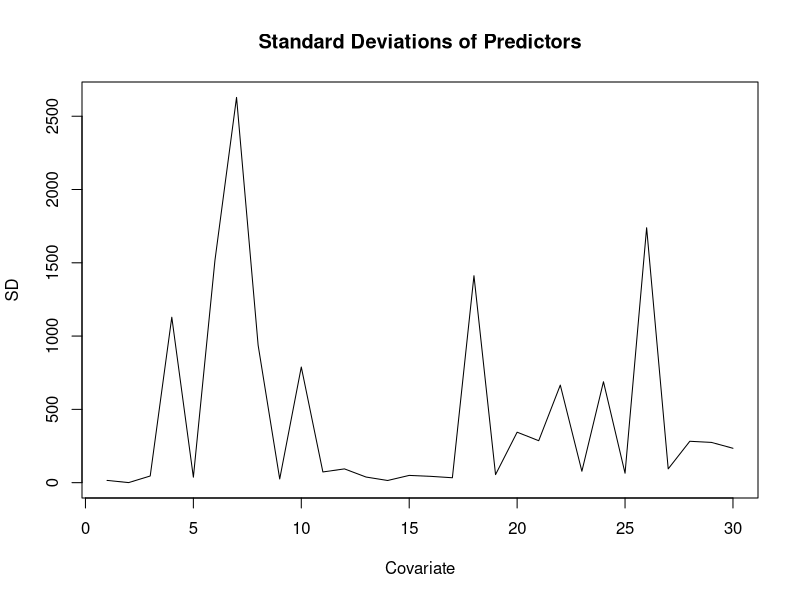
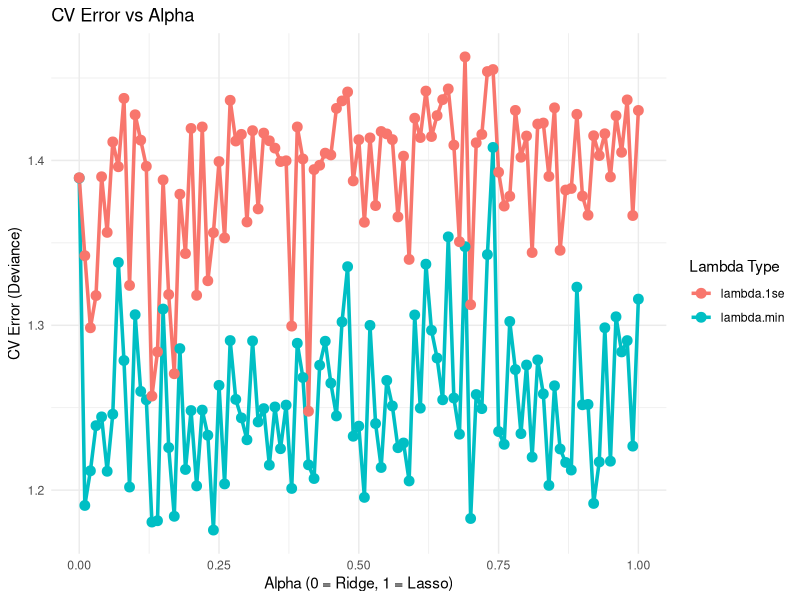
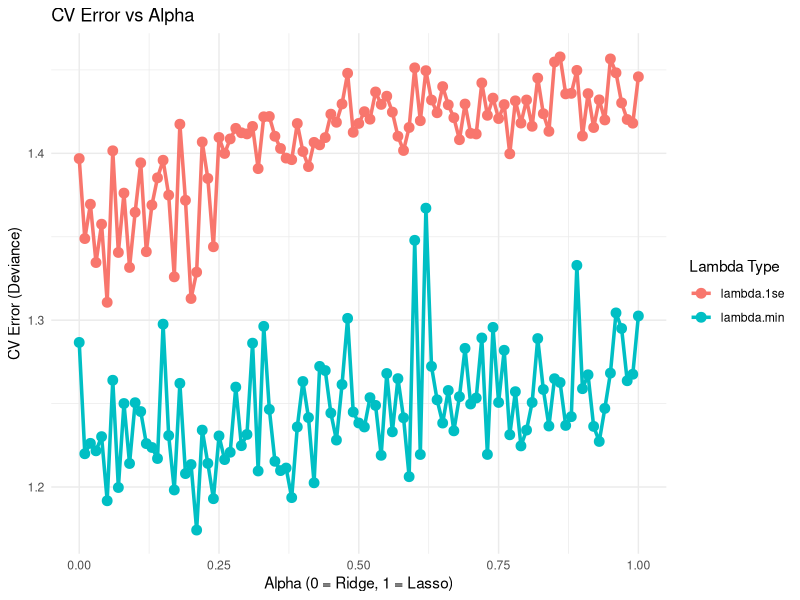
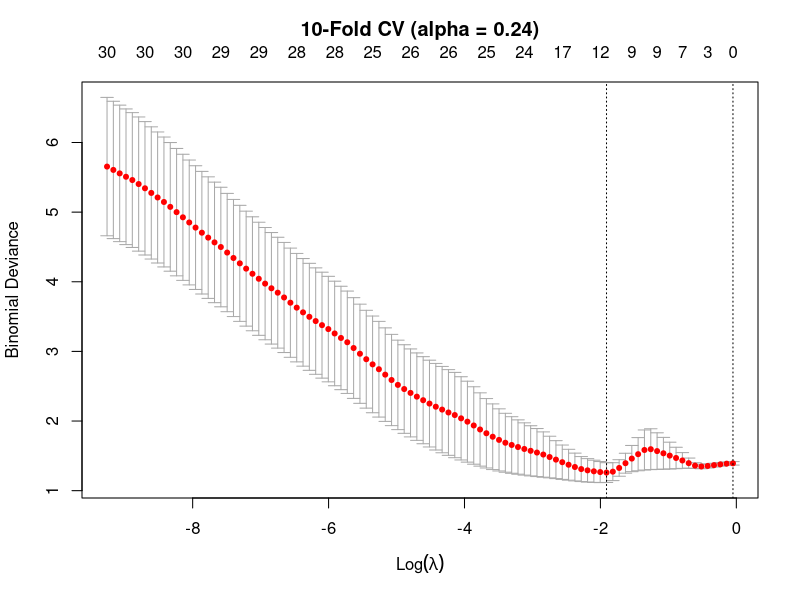
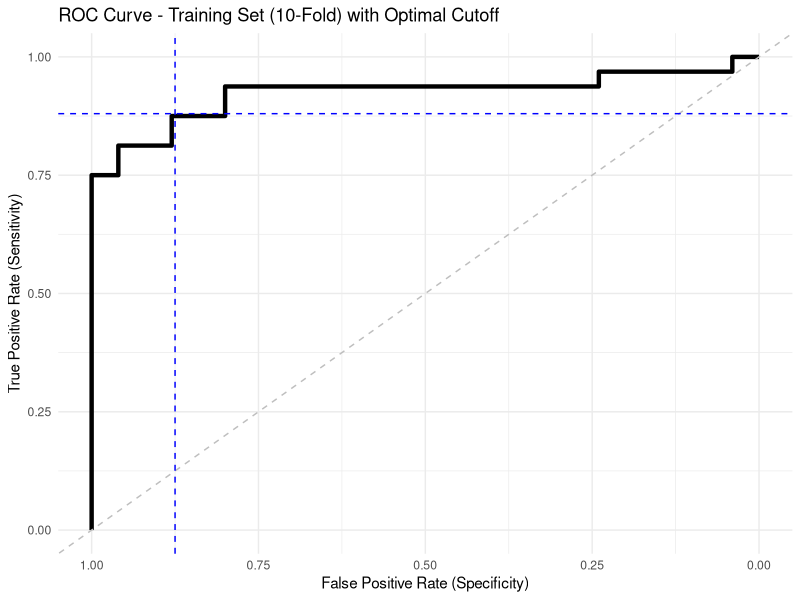

R code for these plots, in order: (Note: this script raises an error after producing the figures.)
# === PACKAGES USED ========
library(readxl)
library(glmnet)
library(ggplot2)
library(GGally)
library(pROC)
library(MASS)
library(caret)

# === 1.1| DATA CLEANING ========
COV <- read_excel("Immunologic profiles of patients with COVID-19.xlsx")
str(COV) # dataset contains measurements of 28 analytes from 76 COVID-19-positive patients; response variable: severity (binary, mild vs. severe)

# Checking for missing values
sum(is.na(COV)) # no missing values

# Convert severity to a factor variable
COV$Severity <- ifelse(COV$Severirty == "Severe", 1, 0)
table(COV$Severity) # 0 = mild, 1 = severe

# Remove Patient Number and Severirty
COV <- COV[, !(names(COV) %in% c("Severirty", "Patient Number"))]
str(COV) # SEX is still character

# Convert SEX to numeric
COV$SEX <- ifelse(COV$SEX == "F", 1, 0)
table(COV$SEX)  

dim(COV)       # 76 x 31
colnames(COV)  

# === 1.2| EXPLORATORY DATA ANALYSIS ========


# === 2.1 | MODEL MATRIX AND TRAINING/TEST SETS ========
# Create model matrix for glmnet including all effects 
X <- model.matrix(Severity ~., COV)[, -1]
dim(X) # 30 predictor variables
colnames(X)

Y <- COV$Severity # severity set as response variable

# Checking predictor standard deviations
plot(as.ts(apply(X, 2, sd)), xlab = "Covariate", ylab = "SD",
     main = "Standard Deviations of Predictors")
# Very variable so standardization is needed; glmnet automatically does standardization


# Create train (75%) & test (25%) sets
set.seed(1717)

test_index <- sample.int(nrow(X), round(nrow(X) * 0.25), replace = FALSE)

X_train <- X[-test_index, ]
Y_train <- Y[-test_index]
X_test <- X[test_index, ]
Y_test <- Y[test_index]

## Confirm class balance in train and test
table(Y_train)
table(Y_test)

# === 2.2 | GRID SEARCH FOR ALPHA ========
# Function to perform grid search for optimal alpha value with different n-folds 
alpha_search <- function (nfolds){
  alpha_grid <- seq(0, 1, .01)
  results <- data.frame()
  set.seed(1717)
  for (a in alpha_grid) {
  cv_model <- cv.glmnet(X_train, 
                        Y_train, 
                        alpha = a, 
                        nfolds = nfolds,
                        family = "binomial",
                        type.measure = "deviance")  # Accuracy measure is deviance because AUC could not be used; number of observations is too small per fold

  
  # Store results
  results <- rbind(results, data.frame(
    alpha = a,
    lambda_min = cv_model$lambda.min,
    lambda_1se = cv_model$lambda.1se,
    cvm_min = min(cv_model$cvm),
    cvm_1se = cv_model$cvm[which(cv_model$lambda == cv_model$lambda.1se)]
  ))
  }
  # Extract optimal alpha and lambda
  best_min <- results$alpha[which.min(results$cvm_min)]
  best_1se <- results$alpha[which.min(results$cvm_1se)]
  
  return(list(results = results,
              best_min = best_min,
              best_1se = best_1se))
}

# Perform grid search and obtain optimal alpha for each k-fold CV
alpha_10 <- alpha_search(10)
best_min_10 <- alpha_10$best_min
best_1se_10 <- alpha_10$best_1se

alpha_20 <- alpha_search(20)
best_min_20 <- alpha_20$best_min
best_1se_20 <- alpha_20$best_1se

# Visualize alpha grid search to decide between alpha values
ggplot(alpha_10$results, aes(x = alpha)) +
  geom_line(aes(y = cvm_min, color = "lambda.min"), linewidth = 1.2) +
  geom_line(aes(y = cvm_1se, color = "lambda.1se"), linewidth = 1.2) +
  geom_point(aes(y = cvm_min, color = "lambda.min"), size = 3) +
  geom_point(aes(y = cvm_1se, color = "lambda.1se"), size = 3) +
  labs(title = "CV Error vs Alpha",
       x = "Alpha (0 = Ridge, 1 = Lasso)",
       y = "CV Error (Deviance)",
       color = "Lambda Type") +
  theme_minimal()

ggplot(alpha_20$results, aes(x = alpha)) +
  geom_line(aes(y = cvm_min, color = "lambda.min"), linewidth = 1.2) +
  geom_line(aes(y = cvm_1se, color = "lambda.1se"), linewidth = 1.2) +
  geom_point(aes(y = cvm_min, color = "lambda.min"), size = 3) +
  geom_point(aes(y = cvm_1se, color = "lambda.1se"), size = 3) +
  labs(title = "CV Error vs Alpha",
       x = "Alpha (0 = Ridge, 1 = Lasso)",
       y = "CV Error (Deviance)",
       color = "Lambda Type") +
  theme_minimal()
# alpha_min will be used as it has lowest CV error and will thus maximize predictive accuracy

# Helper functions for next steps
# Function to determine cutoffs for sensitivity, specificity, and classification
get_cutoff <- function(AUC) {
  snsp <- cbind(AUC$sensitivities, AUC$specificities)
  indx <- which.max(apply(snsp, 1, min))
  return(data.frame(cutoff = AUC$threshold[indx],
                    sensitivity = snsp[indx, 1],
                    specificity = snsp[indx, 2]))
} # get_metrics already gets sn and sp, so might be redundant for this function
# I agree I had it in there before I changed the get metrics function

# Function to obtain metrics from confusion matrix
get_metrics <- function(mat) {
  sn <- mat[2, 2] / sum(mat[2, ])
  sp <- mat[1, 1] / sum(mat[1, ])
  acc <- (mat[1,1] + mat[2,2]) / sum(mat)
  return(unlist(list(sensitivity = sn, specificity = sp, accuracy = acc)))
}

# === 3.1 | ELASTIC NET MODEL (10-FOLD) ========
set.seed(1717)
cv_10 <- cv.glmnet(X_train, Y_train, nfolds = 10, family = "binomial", alpha = best_min_10, type.measure = "deviance")
plot(cv_10)
title(main = paste0("10-Fold CV (alpha = ", best_min_10, ")"), line = 2.3)

prd_train_10 <- predict(cv_10, newx = X_train, type = "response", s = cv_10$lambda.min)[, 1]
prd_test_10 <- predict(cv_10, newx = X_test, type = "response", s = cv_10$lambda.min)[, 1]

# Test prediction accuracy with AUC-ROC curves(Change plots to be made with ggplot and overlay curves)
AUC_train_10 <- roc(Y_train, prd_train_10)
AUC_test_10  <- roc(Y_test,  prd_test_10)
auc(AUC_train_10)
auc(AUC_test_10)

# Determine cutoffs for model with 10-folds
cut_train_10 <- get_cutoff(AUC_train_10)
cut_test_10 <- get_cutoff(AUC_test_10)

cut_train_10
cut_test_10

# Make confusion matrix for model
conf_10 <- table(y = Y_test, yhat = as.numeric(prd_test_10 > cut_test_10$cutoff))
conf_10
get_metrics(conf_10)

# Plot ROC curve with optimal cutoff; TO-DO: make ggplot versions (change color and linewidth and stuff)
#plot(AUC_train_10, main  = "ROC Curve - Training Set (10-Fold) with Optimal Cutoff")
#abline(h = cut_10_train$sensitivity, v = cut_10_train$specificity, col = "blue", lty = 2)

#plot(AUC_test_10, main = "ROC Curve - Test Set (10-Fold) with Optimal Cutoff")
#abline(h = cut_10_test$sensitivity, v = cut_10_train$specificity, col = "blue", lty = 2)

ggroc(AUC_train_10, linewidth = 1.5) +
  labs(title = "ROC Curve - Training Set (10-Fold) with Optimal Cutoff",
       x = "False Positive Rate (Specificity)",
       y = "True Positive Rate (Sensitivity)") +
  geom_abline(slope = 1, intercept = 1, 
               linetype = "dashed",
               color = "grey") +
  geom_hline(yintercept = cut_train_10$specificity,
             linetype = "dashed",
             color = "blue") + 
  geom_vline(xintercept = cut_train_10$sensitivity,
             linetype = "dashed",
             color = "blue") +
  theme_minimal() 
# add labels, title, either put cutoffs on graph or legend for sn and sp, maybe even put area under curve; could also put both curves in one graph

# Obtain most significant coefficients as predicted by model
coef(cv_10, s = cv_10$lambda.min)
coef_10_min <- coef(cv_10,s = cv_10$lambda.min)[-1,1]
coef_10_min[coef.min!=0] 

selected_10  <- sort(abs(coef_10_min[coef_10_min != 0]), decreasing = TRUE)
selected_10 
# With 10-fold CV and using min for alpha and lambda, elastic net regression selected 12 relevant variables
# Notes: AGE has the most influence; all are positive so increasing these by 1 unit increases severity by the corresponding coefficient value 

# Ranking of top predictors TO-DO: make ggplot version
par(mar = c(9, 4, 4, 2))
barplot(selected_10, las = 2, col = "navy",
        main = "Top Predictors - 10-Fold Elastic Net (lambda.min)",
        ylab = "Coefficient", cex.names = 0.75)
par(mar = c(5, 4, 4, 2))

# === 3.2 | ELASTIC NET MODEL (20-FOLD) ========
set.seed(1717)
cv_20 <- cv.glmnet(X_train, Y_train, nfolds = 20, family = "binomial", alpha = best_min_20, type.measure = "deviance")
plot(cv_20)
title(main = paste0("20-Fold CV (alpha = ", best_min_20, ")"), line = 2.5)

prd_train_20 <- predict(cv_20, newx = X_train, type = "response", s = cv_20$lambda.min)[, 1]
prd_test_20  <- predict(cv_20, newx = X_test,  type = "response", s = cv_20$lambda.min)[, 1]

# Test prediction accuracy with AUC-ROC curves
AUC_train_20 <- roc(Y_train, prd_train_20)
AUC_test_20  <- roc(Y_test,  prd_test_20)
auc(AUC_train_20)
auc(AUC_test_20)

# Determine cutoffs for model with 10-folds
cut_train_20 <- get_cutoff(AUC_train_20)
cut_test_20 <- get_cutoff(AUC_test_20)
cut_train_20
cut_test_20

# Make confusion matrix for model
conf_20 <- table(y = Y_test, yhat = as.numeric(prd_test_20 > cut_test_20$cutoff))
conf_20
get_metrics(conf_20)

# Plot ROC curve with optimal cutoff
ggroc(AUC_train_20, linewidth = 1.5) +
  labs(title = "ROC Curve - Training Set (20-Fold) with Optimal Cutoff",
       x = "False Positive Rate (Specificity)",
       y = "True Positive Rate (Sensitivity)") +
  geom_abline(slope = 1, intercept = 1, 
              linetype = "dashed",
              color = "grey") +
  geom_hline(yintercept = cut_train_20$specificity,
             linetype = "dashed",
             color = "blue") + 
  geom_vline(xintercept = cut_train_20$sensitivity,
             linetype = "dashed",
             color = "blue") +
  theme_minimal() 

# Obtain most significant coefficients as predicted by model
coef(cv_20, s = cv_20$lambda.min)
coef_20_min <- coef(cv_20,s = cv_20$lambda.min)[-1,1]
coef_20_min[coef.min!=0] 

selected_20  <- sort(abs(coef_20_min[coef_20_min != 0]), decreasing = TRUE)
selected_20 
# With 20-fold CV and using min for alpha and lambda, elastic net regression selected 13 relevant variables
# Notes: AGE has the most influence; all are positive so increasing these by 1 unit increases severity by the corresponding coefficient value

# Ranking of top predictors TO-DO: make ggplot version
par(mar = c(9, 4, 4, 2))
barplot(selected_20, las = 2, col = "maroon",
        main = "Top Predictors - 20-Fold Elastic Net (lambda.min)",
        ylab = "Coefficient", cex.names = 0.75)
par(mar = c(5, 4, 4, 2))

# Comparison plot for 10-fold vs 20-fold
plot(AUC_test_10, col = "navy", main = "Test Set ROC: 10-Fold vs 20-Fold")
plot(AUC_test_20, col = "maroon", add = TRUE)
legend("bottomright",
       legend = c(paste0("10-Fold AUC = ", round(auc(AUC_test_10), 3)),
                  paste0("20-Fold AUC = ", round(auc(AUC_test_20), 3))),
       col = c("navy", "maroon"), lwd = 2, bty = "n")

# === 4 | STATISTICAL ANALYSIS OF PREDICTORS ======== #TO-DO: check if this is correct
# Wilcoxon test for age 
wilcox.test(AGE ~ Severity, data = COV) #p-value = 0.02017
boxplot(AGE ~ Severity, data = COV)

# Model with age as only predictor
model_age <- glm(Severity ~ AGE, data = COV, family = "binomial")
summary(model_age)
### 4.3% decrease in odds per 1 unit increase in age??? 
# yeah that kinda makes sense based on the graph below, I think its because most ages in the mild range were over 50 while severe had ones in their 20s. the correlation thing under also gives a negative value 

# Correlation of age with predicted probability in 10 and 20 fold model
prd_all_10 <- predict(cv_10, newx = X, type = "response", s = cv_10$lambda.min)[, 1]
cor(COV$AGE, prd_all_10)

prd_all_20 <- predict(cv_20, newx = X, type = "response", s = cv_20$lambda.min)[, 1]
cor(COV$AGE, prd_all_20)

# Scatterplot of age vs probability
ggplot(data.frame(Age = COV$AGE, Prob = prd_all_10, Severity = factor(COV$Severity, labels = c("Mild","Severe"))), aes(x = Age, y = Prob, color = Severity)) +
  geom_point(size = 3) +
  geom_smooth(method = "loess", color = "black") +
  scale_color_manual(values = c("Mild" = "navy", "Severe" = "maroon")) +
  labs(title = "Age vs Probability of Severe COVID-19",
       x = "Age (years)", y = "Probability of Severity") +
  theme_bw()
### I don't get this graph, please explain later
# its like the one we did in another class I made it based on that but idk if it is actually meaningful lol, it just shows that when age increases your probability of severeity decreases, 
#which is supported by both the correlation thing and your model with age as the only predictor


### I don't think we really need to do this part since she never taught us but I'll leave this here for now
#I'm also good with getting rid of it i dont think its necessary
# Statistical significance of cytokines
wilcox_results <- data.frame()

for (i in names(selected_10)) {if (i %in% colnames(X)) {
  test <- wilcox.test(X[, i] ~ COV$Severity)
  
  wilcox_results <- rbind(wilcox_results, data.frame(
    Predictor = i,
    W_statistic = test$statistic,
    p_value = round(test$p.value, 4),
    Significant = ifelse(test$p.value < 0.05, "Yes", "No")))}}

print(wilcox_results[order(wilcox_results$p_value), ])

# Odds ratio of cytokines (doing with 10 first before 20 to validate)
odds_10 <- cbind(X[, names(selected_10)], Severity = COV$Severity) %>% as.data.frame(odds_10)
model_10 <- glm(Severity ~., data = odds_10, family = "binomial")
summary(model_10)

or_table <- exp(cbind(OR = coef(model_10), confint(model_10)))
print(round(or_table, 3))
